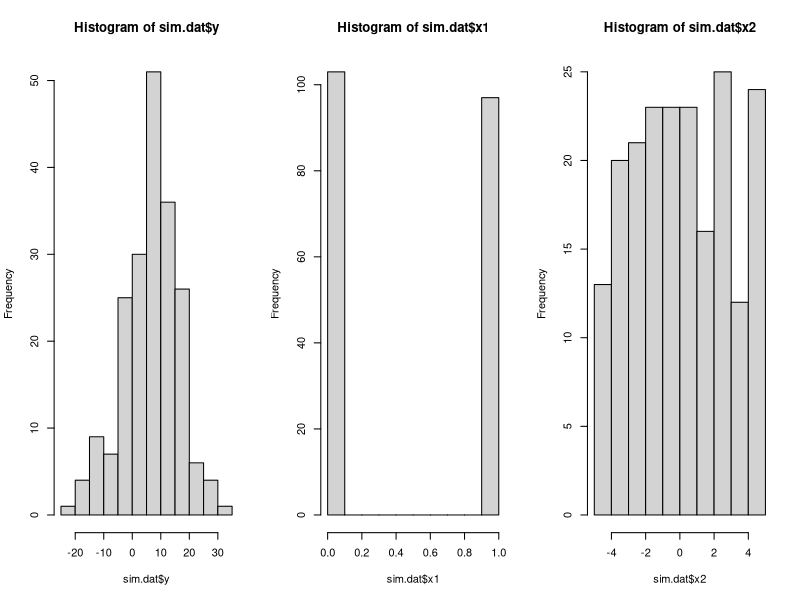
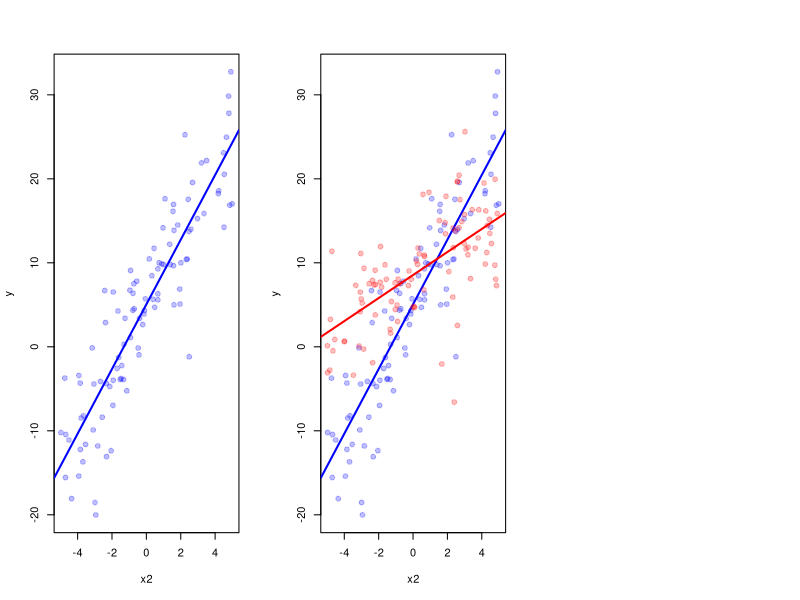

R code for these plots, in order:
## ---- chunk 1
set.seed(1234)
n.sample <- 200
x1 <- rbinom(n.sample, size = 1, prob = 0.5)
x2 <- runif(n.sample, -5, 5)
a <- 5
b1 <- 3
b2 <- 4
b3 <- -3
e <- rnorm(n.sample, 0, 5)
y <- a + b1 * x1 + b2 * x2 + b3 * x1 * x2 + e
sim.dat <- data.frame(y, x1, x2)
## ---- chunk 2
par(mfrow = c(1, 3))
hist(sim.dat$y)
hist(sim.dat$x1)
hist(sim.dat$x2)
## ---- chunk 3
mod.sim <- lm(y ~ x1 * x2, dat = sim.dat)
summary(mod.sim)
## ---- chunk 4
coef(mod.sim)
## ---- chunk 5
coef(mod.sim)[1]
## ---- chunk 6
plot(x = sim.dat[sim.dat$x1 == 0, ]$x2, y = sim.dat[sim.dat$x1 == 0, ]$y, 
     col = rgb(red = 0, green = 0, blue = 1, alpha = 0.25), pch = 19,
     xlab = "x2", ylab = "y")
abline(a = coef(mod.sim)[1], b = coef(mod.sim)[3], col = "blue", pch = 19, lwd = 2)
## ---- chunk 7
plot(x = sim.dat[sim.dat$x1 == 0, ]$x2, y = sim.dat[sim.dat$x1 == 0, ]$y, 
     pch = 19, xlab = "x2", ylab = "y", col = rgb(red = 0, green = 0, blue = 1, alpha = 0.25))
abline(a = coef(mod.sim)[1], b = coef(mod.sim)[3], col = "blue", lwd = 2)
points(x = sim.dat[sim.dat$x1 == 1, ]$x2, y = sim.dat[sim.dat$x1 == 1, ]$y, 
       col = rgb(red = 1, green = 0, blue = 0, alpha = 0.25), pch = 19)
abline(a = coef(mod.sim)[1] + coef(mod.sim)[2], b = coef(mod.sim)[3] + coef(mod.sim)[4], 
       col = "red", lwd = 2)
## ---- chunk 8
set.seed(1234)
n.sample <- 200
x1 <- rnorm(n.sample, mean = 2, sd = 5)
x2 <- runif(n.sample, -5, 5)
a <- 5
b1 <- 3
b2 <- 4
b3 <- -3
e <- rnorm(n.sample, 0, 20)
y <- a + b1 * x1 + b2 * x2 + b3 * x1 * x2 + e
sim.dat2 <- data.frame(y, x1, x2)
## ---- chunk 9
mod.sim3 <- lm(y ~ x1 * x2, dat = sim.dat2)
summary(mod.sim3)
## ---- chunk 10
x2.sim <- seq(from = -5, to = 5, by = 1)
x2.sim
## ---- chunk 11
eff.x1 <- coef(mod.sim3)[2] + coef(mod.sim3)[4] * x2.sim
## ---- chunk 12
eff.dat <- data.frame(x2.sim, eff.x1)
eff.dat
